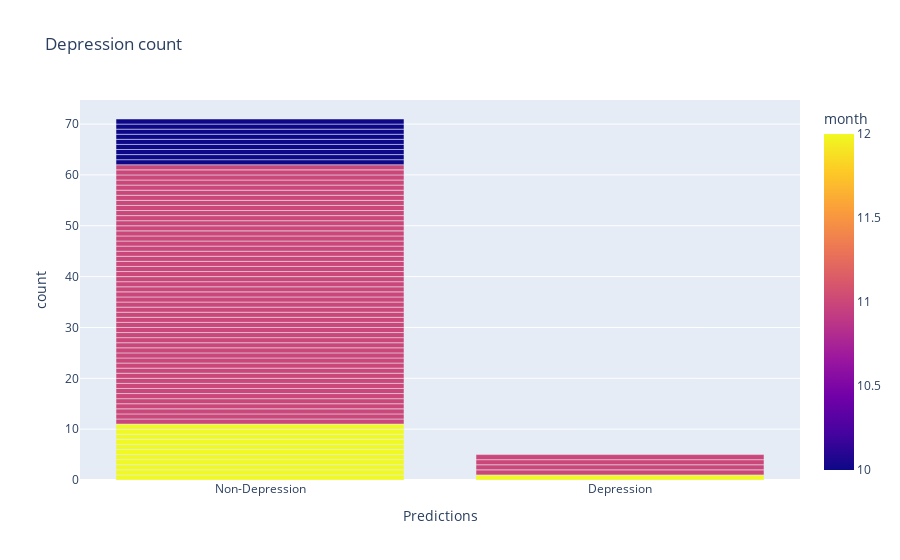

The notebook cell saved with this chart:
### Markdown cell above
## We're All Set Time To Explore Our Data!!

### Code cell
fig = px.bar(tweets_df, x="Predictions", color='month', title="Depression count")
fig.show();

### Figure 1 — Plotly figure (JSON) as saved in the notebook; plotly's stock layout.template omitted (floating-point values rounded to 4 significant figures)
{"data": [{"alignmentgroup": "True", "hovertemplate": "Predictions=%{x}<br>count=%{y}<br>month=%{marker.color}<extra></extra>", "legendgroup": "", "marker": {"color": [12, 12, 12, 12, 12, 12, 12, 12, 12, 12, 12, 12, 11, 11, 11, 11, 11, 11, 11, 11, 11, 11, 11, 11, 11, 11, 11, 11, 11, 11, 11, 11, 11, 11, 11, 11, 11, 11, 11, 11, 11, 11, 11, 11, 11, 11, 11, 11, 11, 11, 11, 11, 11, 11, 11, 11, 11, 11, 11, 11, 11, 11, 11, 11, 11, 11, 11, 10, 10, 10, 10, 10, 10, 10, 10, 10], "coloraxis": "coloraxis", "pattern": {"shape": ""}}, "name": "", "offsetgroup": "", "orientation": "v", "showlegend": false, "textposition": "auto", "type": "bar", "x": ["Non-Depression", "Non-Depression", "Non-Depression", "Non-Depression", "Depression", "Non-Depression", "Non-Depression", "Non-Depression", "Non-Depression", "Non-Depression", "Non-Depression", "Non-Depression", "Non-Depression", "Non-Depression", "Non-Depression", "Non-Depression", "Non-Depression", "Non-Depression", "Non-Depression", "Non-Depression", "Non-Depression", "Non-Depression", "Non-Depression", "Non-Depression", "Non-Depression", "Non-Depression", "Non-Depression", "Non-Depression", "Non-Depression", "Non-Depression", "Non-Depression", "Non-Depression", "Non-Depression", "Non-Depression", "Non-Depression", "Non-Depression", "Non-Depression", "Non-Depression", "Non-Depression", "Non-Depression", "Non-Depression", "Non-Depression", "Non-Depression", "Non-Depression", "Non-Depression", "Non-Depression", "Non-Depression", "Non-Depression", "Non-Depression", "Non-Depression", "Depression", "Non-Depression", "Non-Depression", "Non-Depression", "Non-Depression", "Depression", "Non-Depression", "Depression", "Non-Depression", "Non-Depression", "Non-Depression", "Non-Depression", "Depression", "Non-Depression", "Non-Depression", "Non-Depression", "Non-Depression", "Non-Depression", "Non-Depression", "Non-Depression", "Non-Depression", "Non-Depression", "Non-Depression", "Non-Depression", "Non-Depression", "Non-Depression"], "xaxis": "x", "y": [1, 1, 1, 1, 1, 1, 1, 1, 1, 1, 1, 1, 1, 1, 1, 1, 1, 1, 1, 1, 1, 1, 1, 1, 1, 1, 1, 1, 1, 1, 1, 1, 1, 1, 1, 1, 1, 1, 1, 1, 1, 1, 1, 1, 1, 1, 1, 1, 1, 1, 1, 1, 1, 1, 1, 1, 1, 1, 1, 1, 1, 1, 1, 1, 1, 1, 1, 1, 1, 1, 1, 1, 1, 1, 1, 1], "yaxis": "y"}], "layout": {"barmode": "relative", "coloraxis": {"colorbar": {"title": {"text": "month"}}, "colorscale": [[0, "#0d0887"], [0.1111, "#46039f"], [0.2222, "#7201a8"], [0.3333, "#9c179e"], [0.4444, "#bd3786"], [0.5556, "#d8576b"], [0.6667, "#ed7953"], [0.7778, "#fb9f3a"], [0.8889, "#fdca26"], [1, "#f0f921"]]}, "legend": {"tracegroupgap": 0}, "title": {"text": "Depression count"}, "xaxis": {"anchor": "y", "domain": [0, 1], "title": {"text": "Predictions"}}, "yaxis": {"anchor": "x", "domain": [0, 1], "title": {"text": "count"}}}}
